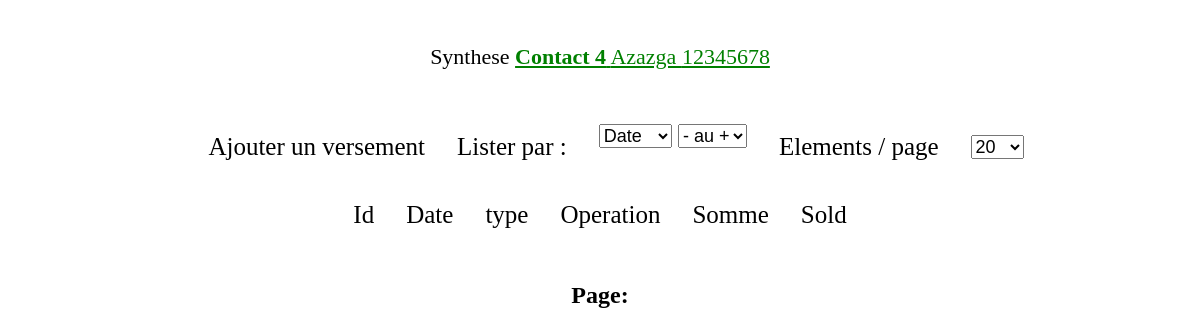
Screenshot of /synthese.php?contactid=7 with the database file from the repository.
### tables this page shows
CREATE TABLE `contacts` (
  `id` int(11) NOT NULL AUTO_INCREMENT,
  `name` text NOT NULL,
  `contact` text NOT NULL,
  `com` text NOT NULL,
  PRIMARY KEY (`id`)
);

### synthese.php (the view, shortened to what this page needs)
<html><head>
<link href="css/style2.css" type="text/css" rel="stylesheet"/>
</head><body>
<?php
include_once ('database_connection.php');
if(isset($_GET['contactid']) ){
    $contactid=$_GET['contactid'];
	$query1="select name, contact, com from contacts WHERE id='$contactid'";
	$result1 = mysqli_query($dbc,$query1);
	$row1=mysqli_fetch_array($result1,MYSQLI_ASSOC);
	if($result1){
			if(mysqli_affected_rows($dbc)!=0){
			$name=$row1['name'];
			$region=$row1['com'];
			$contact=$row1['contact'];
if(isset($_GET['by'])){
$by=$_GET['by'];
$elementsperpage=$_GET['elementsperpage'];
$order=$_GET['order'];
}else{
    $by="time";
}
?>
<br><br><div align="center" style="font-size:22px;"> Synthese
	<?php echo "<a style='color:green'href='contactinfos.php?id=$contactid'><u><b>$name</b> $region $contact</u></a></div><br><br>"; ?>
<table align='center' id='contacttable'><tr>
	<td></td><td><a href='addversement.php?contactid=<?php echo $contactid; ?>'>Ajouter un versement</a></td><td>Lister par :</td><td>
	<form methode="get" name='order'>
	<select style="font-size:18px;" name="by"  onchange=" document.order.submit()">
    <option value="time" <?php if($by == "time"){echo 'selected'; }?> >Date</option>
	</select>
<select style="font-size:18px;" name="order" onchange=" document.order.submit()">
	<option value="" >- au +</option>
	</select></td><td>Elements / page</td><td><select style="font-size:18px;" name="elementsperpage" onchange=" document.order.submit()">
    <option value="20" >20</option>
    </select></form></table>
<table align="center" id='contacttable' ><tr><td>Id</td><td>Date</td><td>type</td><td>Operation</td><td>Somme</td><td align="center">Sold</td></tr>
<?php
echo'</table><br><br><div align="center">';
 echo "<table id='pages'><tr><td><h2>Page:</h2></td> ";
    echo '</tr></table></div>';
}}}
    ?>
</body>
</html>

### css/style2.css (style rules this page uses)
a { text-decoration:none; color:blue; }
#contacttable { font-size: 25px; padding:10px; }
#contacttable a { color:black; }
#contacttable td { padding:2px 15px; }

### rows the page displays
contacts: name "Contact 4", com "Azazga", contact "12345678"
